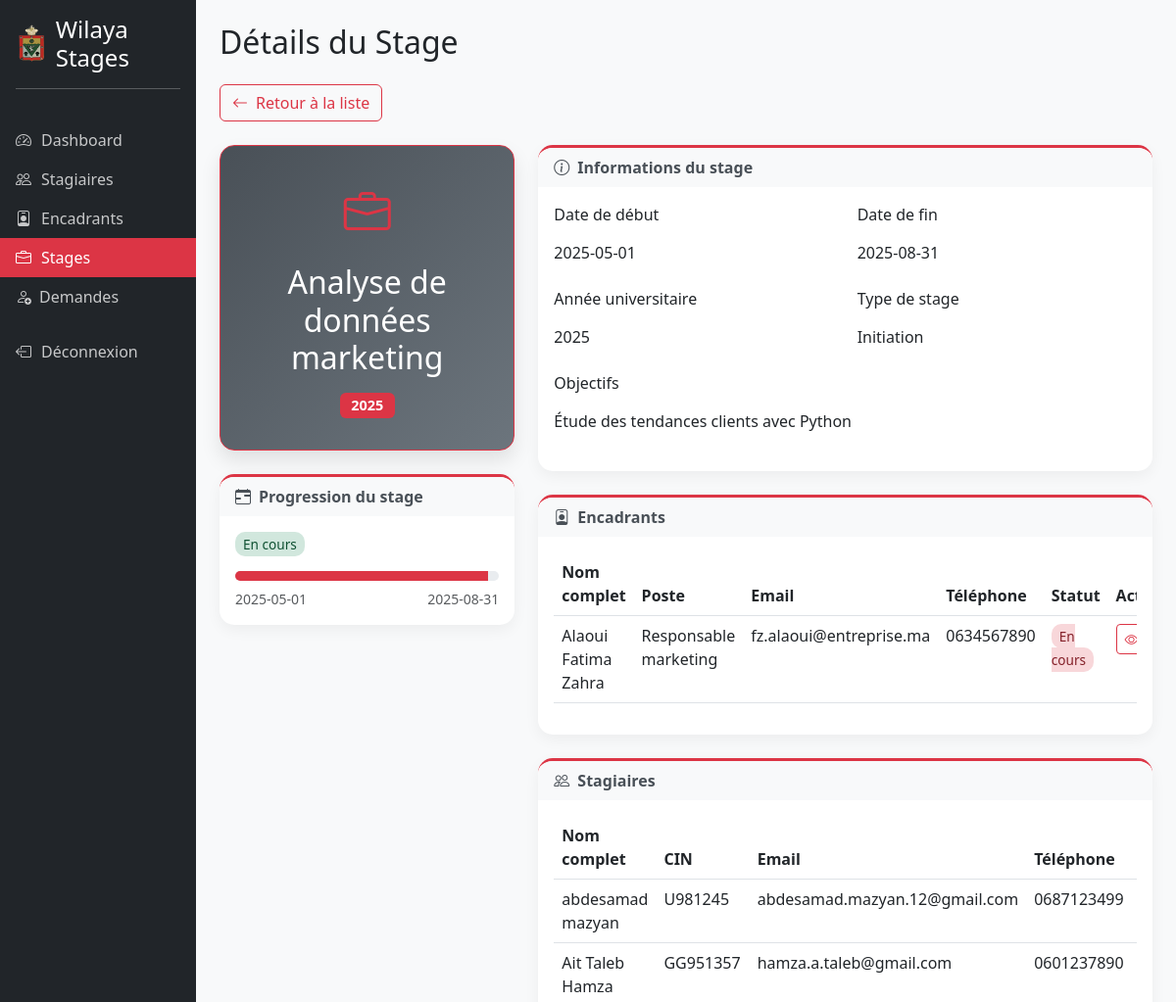
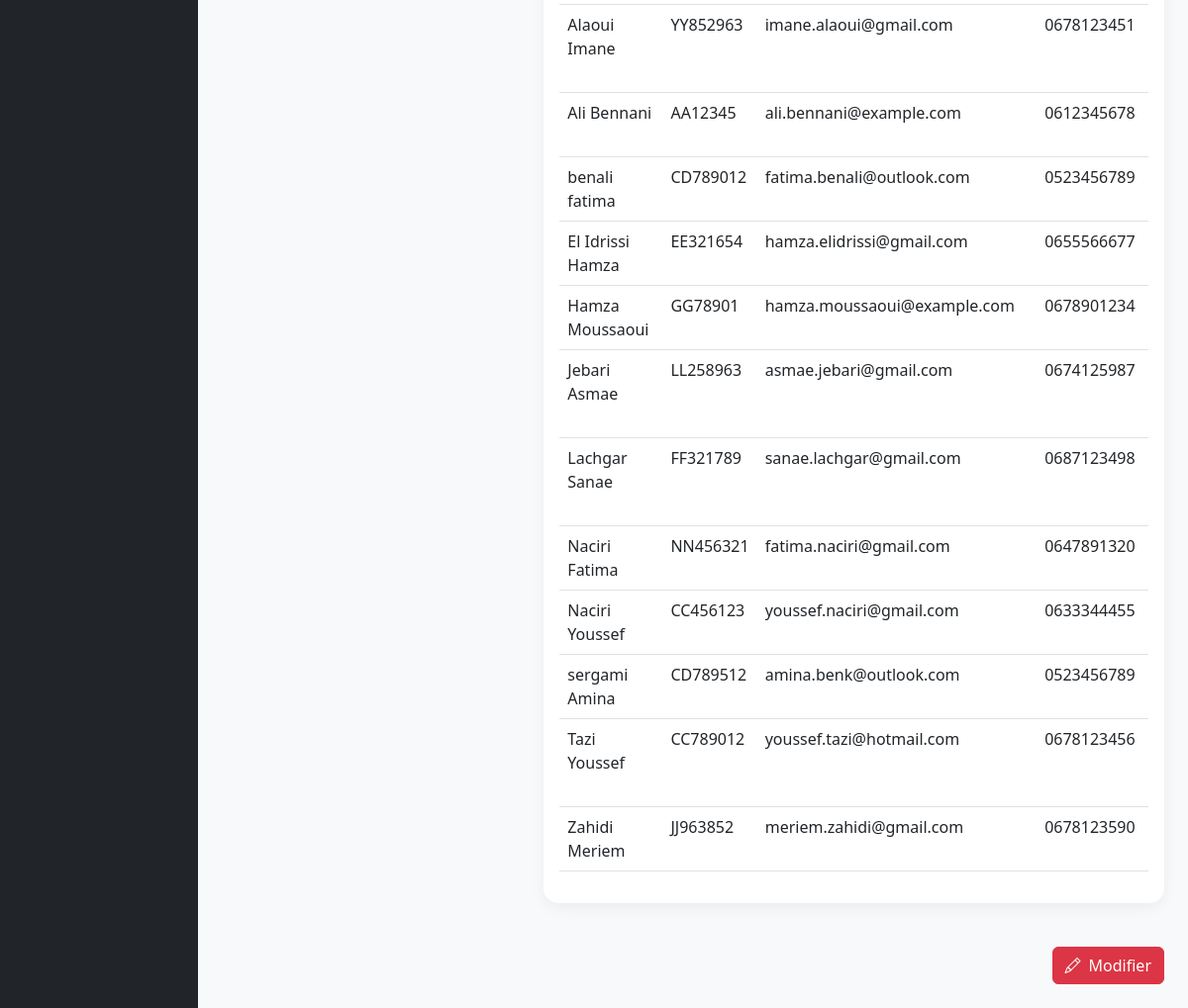
Page /stage_details.php?id=2 (signed in) on the committed database (2 pictures, top to bottom).
### tables this page shows
CREATE TABLE `stage` (
  `id` int(11) NOT NULL,
  `sujet` varchar(255) NOT NULL,
  `date_debut` date DEFAULT NULL,
  `date_fin` date DEFAULT NULL,
  `objectifs` text DEFAULT NULL,
  `annee_universitaire` year(4) DEFAULT NULL,
  `type_id` int(11) DEFAULT NULL,
  `est_supp` tinyint(1) DEFAULT 0
);

CREATE TABLE `type_stage` (
  `id` int(11) NOT NULL,
  `intitule` varchar(255) NOT NULL
);

CREATE TABLE `encadrant` (
  `id` int(11) NOT NULL,
  `nom` varchar(255) NOT NULL,
  `prenom` varchar(255) DEFAULT NULL,
  `email` varchar(255) DEFAULT NULL,
  `telephone` varchar(20) DEFAULT NULL,
  `poste` varchar(255) DEFAULT NULL,
  `service_id` int(11) DEFAULT NULL,
  `est_supp` tinyint(1) DEFAULT 0,
  `image_url` varchar(255) DEFAULT NULL,
  `sexe` enum('homme','femme') DEFAULT NULL,
  `status` enum('En cours','Terminé') DEFAULT 'En cours',
  `cin` varchar(255) DEFAULT NULL,
  `stage_id` int(11) DEFAULT NULL,
  `mot_de_passe` varchar(255) DEFAULT NULL
);

CREATE TABLE `stagiaire` (
  `id` int(11) NOT NULL,
  `nom` varchar(255) NOT NULL,
  `prenom` varchar(255) DEFAULT NULL,
  `cin` varchar(20) DEFAULT NULL,
  `email` varchar(255) DEFAULT NULL,
  `mot_de_passe` varchar(255) DEFAULT NULL,
  `diplome` varchar(255) DEFAULT NULL,
  `etablissement` varchar(255) DEFAULT NULL,
  `sexe` enum('homme','femme','autre') NOT NULL DEFAULT 'homme',
  `stage_id` int(11) DEFAULT NULL,
  `encadrant_id` int(11) DEFAULT NULL,
  `telephone` varchar(20) DEFAULT NULL,
  `status` enum('En cours','terminé') NOT NULL DEFAULT 'En cours',
  `type_id` int(11) DEFAULT NULL,
  `image_url` varchar(1000) DEFAULT NULL,
  `est_supp` tinyint(1) NOT NULL DEFAULT 0,
  `signed_attestation_url` varchar(255) DEFAULT NULL
);

### stage_details.php (the view, shortened to what the rows shown need)
<?php
include("config.php");
$stage_id = isset($_GET['id']) ? intval($_GET['id']) : 0;
$is_editing = isset($_GET['edit']) && $_GET['edit'] == 'true';
$stage_query = "SELECT * FROM stage WHERE id = $stage_id AND est_supp = false";
$stage_result = mysqli_query($conDb, $stage_query);
$stage = $stage_result->fetch_assoc();
$types_query = "SELECT id, intitule FROM type_stage";
$types_result = mysqli_query($conDb, $types_query);
$types = [];
while($row = $types_result->fetch_assoc()) {
    $types[] = $row;
}
$supervisors_query = "SELECT e.id, e.nom, e.prenom, e.email, e.telephone, e.poste, e.service_id, e.status
                      FROM encadrant e
                      WHERE e.stage_id = $stage_id AND e.est_supp = false
                      ORDER BY e.nom, e.prenom";
$supervisors_result = mysqli_query($conDb, $supervisors_query);
$supervisors = [];
while($row = $supervisors_result->fetch_assoc()) {
    $supervisors[] = $row;
}
$trainees_query = "SELECT s.id, s.nom, s.prenom, s.cin, s.email, s.telephone, s.diplome, s.status, s.encadrant_id
                   FROM stagiaire s
                   WHERE s.stage_id = $stage_id AND s.est_supp = false
                   ORDER BY s.nom, s.prenom";
$trainees_result = mysqli_query($conDb, $trainees_query);
$trainees = [];
while($row = $trainees_result->fetch_assoc()) {
    $trainees[] = $row;
}
?>
<!DOCTYPE html>
<html lang="fr">
<head>
    <link href="https://cdn.jsdelivr.net/npm/bootstrap@5.3.0/dist/css/bootstrap.min.css" rel="stylesheet">
    <link rel="stylesheet" href="https://cdn.jsdelivr.net/npm/bootstrap-icons@1.10.0/font/bootstrap-icons.css">
</head>
<body>
    <div class="container-fluid">
        <div class="row">
            <div class="col-md-10 main-content p-4">
                <div class="d-flex justify-content-between align-items-center mb-4">
                    <h2 class="mb-0"><?= $is_editing ? 'Modifier Stage' : 'Détails du Stage' ?></h2>
                </div>
                <form method="POST" action="stage_details.php?id=<?= $stage_id ?>">
                    <div class="row">
                        <div class="col-lg-4">
                            <div class="profile-section text-center mb-4">
                                <div class="stage-icon">
                                    <i class="bi bi-briefcase"></i>
                                </div>
                                <?php if ($is_editing): ?>
                                    <input type="text" name="sujet" class="form-control form-control-lg text-center fw-bold mb-3" value="<?= htmlspecialchars($stage['sujet']) ?>" required>
                                <?php else: ?>
                                    <h2 class="mb-3"><?= htmlspecialchars($stage['sujet']) ?></h2>
                                    <span class="badge status-badge">
                                        <?= htmlspecialchars($stage['annee_universitaire']) ?>
                                    </span>
                                <?php endif; ?>
                            </div>
                            <div class="card mb-4">
                                <div class="card-body">
                                    <div class="d-flex justify-content-between small text-muted">
                                        <span><?= $stage['date_debut'] ?></span>
                                        <span><?= $stage['date_fin'] ?></span>
                                    </div>
                                </div>
                            </div>
                        </div>
                        <div class="col-lg-8">
                            <div class="card mb-4">
                                <div class="card-body">
                                    <div class="row">
                                        <div class="col-md-6 mb-3">
                                            <label class="form-label">Date de début</label>
                                            <?php if ($is_editing): ?>
                                                <input type="date" name="date_debut" class="form-control" value="<?= htmlspecialchars($stage['date_debut']) ?>" required>
                                            <?php else: ?>
                                                <p class="form-control-plaintext"><?= htmlspecialchars($stage['date_debut']) ?></p>
                                            <?php endif; ?>
                                        </div>
                                        <div class="col-md-6 mb-3">
                                            <label class="form-label">Date de fin</label>
                                            <?php if ($is_editing): ?>
                                                <input type="date" name="date_fin" class="form-control" value="<?= htmlspecialchars($stage['date_fin']) ?>" required>
                                            <?php else: ?>
                                                <p class="form-control-plaintext"><?= htmlspecialchars($stage['date_fin']) ?></p>
                                            <?php endif; ?>
                                        </div>
                                        <div class="col-md-6 mb-3">
                                            <label class="form-label">Année universitaire</label>
                                            <?php if ($is_editing): ?>
                                                <input type="text" name="annee_universitaire" class="form-control" value="<?= htmlspecialchars($stage['annee_universitaire']) ?>" required>
                                            <?php else: ?>
                                                <p class="form-control-plaintext"><?= htmlspecialchars($stage['annee_universitaire']) ?></p>
                                            <?php endif; ?>
                                        </div>
                                        <div class="col-md-6 mb-3">
                                            <label class="form-label">Type de stage</label>
                                            <?php if ($is_editing): ?>
                                                <select name="type_id" class="form-select">
                                                    <?php foreach ($types as $type): ?>
                                                        <option value="<?= $type['id'] ?>" <?= $stage['type_id'] == $type['id'] ? 'selected' : '' ?>>
                                                            <?= htmlspecialchars($type['intitule']) ?>
                                                        </option>
                                                    <?php endforeach; ?>
                                                </select>
                                            <?php else: ?>
                                                <?php
                                                    $type_name = 'Non spécifié';
                                                    foreach ($types as $type) {
                                                        if ($type['id'] == $stage['type_id']) {
                                                            $type_name = $type['intitule'];
                                                            break;
                                                        }
                                                    }
                                                ?>
                                                <p class="form-control-plaintext"><?= htmlspecialchars($type_name) ?></p>
                                            <?php endif; ?>
                                        </div>
                                        <div class="col-12 mb-3">
                                            <label class="form-label">Objectifs</label>
                                            <?php if ($is_editing): ?>
                                                <textarea name="objectifs" class="form-control" rows="3"><?= htmlspecialchars($stage['objectifs']) ?></textarea>
                                            <?php else: ?>
                                                <p class="form-control-plaintext"><?= htmlspecialchars($stage['objectifs']) ?></p>
                                            <?php endif; ?>
                                        </div>
                                    </div>
                                </div>
                            </div>
                            <div class="card mb-4">
                                <div class="card-body">
                                    <?php if (count($supervisors) > 0): ?>
                                        <div class="table-responsive">
                                            <table class="table table-hover">
                                                <thead>
                                                    <tr>
                                                        <th>Nom complet</th>
                                                        <th>Poste</th>
                                                        <th>Email</th>
                                                        <th>Téléphone</th>
                                                        <th>Statut</th>
                                                        <th>Actions</th>
                                                    </tr>
                                                </thead>
                                                <tbody>
                                                    <?php foreach ($supervisors as $supervisor): ?>
                                                        <tr>
                                                            <td><?= htmlspecialchars($supervisor['nom']) ?> <?= htmlspecialchars($supervisor['prenom']) ?></td>
                                                            <td><?= htmlspecialchars($supervisor['poste']) ?></td>
                                                            <td><?= htmlspecialchars($supervisor['email']) ?></td>
                                                            <td><?= htmlspecialchars($supervisor['telephone']) ?></td>
                                                            <td>
                                                                <span class="<?= $supervisor['status'] == 'en cour' ? 'status-active' : 'status-inactive' ?>">
                                                                    <?= htmlspecialchars($supervisor['status']) ?>
                                                                </span>
                                                            </td>
                                                            <td>
                                                                <a href="encadrants_details.php?id=<?= $supervisor['id'] ?>" class="btn btn-sm btn-outline-primary">
                                                                    <i class="bi bi-eye"></i>
                                                                </a>
                                                            </td>
                                                        </tr>
                                                    <?php endforeach; ?>
                                                </tbody>
                                            </table>
                                        </div>
                                    <?php else: ?>
                                        <div class="alert alert-info">
                                            Aucun encadrant n'est actuellement assigné à ce stage.
                                        </div>
                                    <?php endif; ?>
                                </div>
                            </div>
                            <div class="card">
                                <div class="card-body">
                                    <?php if (count($trainees) > 0): ?>
                                        <div class="table-responsive">
                                            <table class="table table-hover">
                                                <thead>
                                                    <tr>
                                                        <th>Nom complet</th>
                                                        <th>CIN</th>
                                                        <th>Email</th>
                                                        <th>Téléphone</th>
                                                        <th>Encadrant</th>
                                                    </tr>
                                                </thead>
                                                <tbody>
                                                    <?php foreach ($trainees as $trainee): ?>
                                                        <tr>
                                                            <td><?= htmlspecialchars($trainee['nom']) ?> <?= htmlspecialchars($trainee['prenom']) ?></td>
                                                            <td><?= htmlspecialchars($trainee['cin']) ?></td>
                                                            <td><?= htmlspecialchars($trainee['email']) ?></td>
                                                            <td><?= htmlspecialchars($trainee['telephone']) ?></td>
                                                            <td>
                                                            </td>
                                                        </tr>
                                                    <?php endforeach; ?>
                                                </tbody>
                                            </table>
                                        </div>
                                    <?php else: ?>
                                        <div class="alert alert-info">
                                            Aucun stagiaire n'est actuellement inscrit à ce stage.
                                        </div>
                                    <?php endif; ?>
                                </div>
                            </div>
                        </div>
                    </div>
                </form>
            </div>
        </div>
    </div>
</body>
</html>

### rows in the picture
stage: sujet "Analyse de données marketing", annee_universitaire "2025", date_debut "2025-05-01", date_fin "2025-08-31", objectifs "Étude des tendances clients avec Python"
type_stage: intitule "Initiation"
encadrant: nom "Alaoui", prenom "Fatima Zahra", poste "Responsable marketing", email "fz.alaoui@entreprise.ma", telephone "0634567890", status "En cours"
stagiaire: nom "abdesamad", prenom "mazyan", cin "U981245", email "abdesamad.mazyan.12@gmail.com", telephone "0687123499"
stagiaire: nom "Ait Taleb", prenom "Hamza", cin "GG951357", email "hamza.a.taleb@gmail.com", telephone "0601237890"
stagiaire: nom "Alaoui", prenom "Imane", cin "YY852963", email "imane.alaoui@gmail.com", telephone "0678123451"
stagiaire: nom "Ali", prenom "Bennani", cin "AA12345", email "ali.bennani@example.com", telephone "0612345678"
stagiaire: nom "benali", prenom "fatima", cin "CD789012", email "fatima.benali@outlook.com", telephone "0523456789"
stagiaire: nom "El Idrissi", prenom "Hamza", cin "EE321654", email "hamza.elidrissi@gmail.com", telephone "0655566677"
stagiaire: nom "Hamza", prenom "Moussaoui", cin "GG78901", email "hamza.moussaoui@example.com", telephone "0678901234"
stagiaire: nom "Jebari", prenom "Asmae", cin "LL258963", email "asmae.jebari@gmail.com", telephone "0674125987"
stagiaire: nom "Lachgar", prenom "Sanae", cin "FF321789", email "sanae.lachgar@gmail.com", telephone "0687123498"
stagiaire: nom "Naciri", prenom "Fatima", cin "NN456321", email "fatima.naciri@gmail.com", telephone "0647891320"
stagiaire: nom "Naciri", prenom "Youssef", cin "CC456123", email "youssef.naciri@gmail.com", telephone "0633344455"
stagiaire: nom "sergami", prenom "Amina", cin "CD789512", email "amina.benk@outlook.com", telephone "0523456789"
stagiaire: nom "Tazi", prenom "Youssef", cin "CC789012", email "youssef.tazi@hotmail.com", telephone "0678123456"
stagiaire: nom "Zahidi", prenom "Meriem", cin "JJ963852", email "meriem.zahidi@gmail.com", telephone "0678123590"

### other values in the picture
$status_text "En cours"
